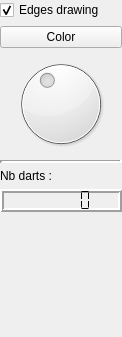
<?xml version="1.0" encoding="UTF-8"?>
<ui version="4.0">
 <class>DockWidget</class>
 <widget class="QDockWidget" name="DockWidget">
  <property name="geometry">
   <rect>
    <x>0</x>
    <y>0</y>
    <width>122</width>
    <height>337</height>
   </rect>
  </property>
  <property name="sizePolicy">
   <sizepolicy hsizetype="Expanding" vsizetype="Expanding">
    <horstretch>0</horstretch>
    <verstretch>0</verstretch>
   </sizepolicy>
  </property>
  <property name="cursor">
   <cursorShape>PointingHandCursor</cursorShape>
  </property>
  <property name="floating">
   <bool>false</bool>
  </property>
  <property name="features">
   <set>QDockWidget::DockWidgetFloatable|QDockWidget::DockWidgetMovable</set>
  </property>
  <property name="allowedAreas">
   <set>Qt::LeftDockWidgetArea|Qt::RightDockWidgetArea</set>
  </property>
  <property name="windowTitle">
   <string>Control</string>
  </property>
  <widget class="QWidget" name="dockWidgetContents">
   <property name="sizePolicy">
    <sizepolicy hsizetype="Expanding" vsizetype="Expanding">
     <horstretch>0</horstretch>
     <verstretch>0</verstretch>
    </sizepolicy>
   </property>
   <property name="minimumSize">
    <size>
     <width>122</width>
     <height>0</height>
    </size>
   </property>
   <widget class="QWidget" name="verticalLayoutWidget">
    <property name="geometry">
     <rect>
      <x>0</x>
      <y>0</y>
      <width>122</width>
      <height>311</height>
     </rect>
    </property>
    <layout class="QVBoxLayout" name="verticalLayout">
     <property name="sizeConstraint">
      <enum>QLayout::SetMaximumSize</enum>
     </property>
     <item>
      <widget class="QCheckBox" name="checkLines">
       <property name="text">
        <string>Edges drawing</string>
       </property>
       <property name="checked">
        <bool>true</bool>
       </property>
      </widget>
     </item>
     <item>
      <widget class="QPushButton" name="color_button">
       <property name="text">
        <string>Color</string>
       </property>
      </widget>
     </item>
     <item>
      <widget class="QDial" name="dial_line_width">
       <property name="cursor">
        <cursorShape>ClosedHandCursor</cursorShape>
       </property>
       <property name="maximum">
        <number>10</number>
       </property>
       <property name="pageStep">
        <number>2</number>
       </property>
       <property name="sliderPosition">
        <number>4</number>
       </property>
      </widget>
     </item>
     <item>
      <widget class="Line" name="line">
       <property name="lineWidth">
        <number>3</number>
       </property>
       <property name="orientation">
        <enum>Qt::Horizontal</enum>
       </property>
      </widget>
     </item>
     <item>
      <widget class="QLabel" name="label">
       <property name="text">
        <string>Nb darts :</string>
       </property>
      </widget>
     </item>
     <item>
      <widget class="QLCDNumber" name="number_of_darts">
       <property name="frameShape">
        <enum>QFrame::Box</enum>
       </property>
       <property name="lineWidth">
        <number>2</number>
       </property>
       <property name="numDigits">
        <number>6</number>
       </property>
       <property name="segmentStyle">
        <enum>QLCDNumber::Flat</enum>
       </property>
      </widget>
     </item>
     <item>
      <spacer name="verticalSpacer">
       <property name="orientation">
        <enum>Qt::Vertical</enum>
       </property>
       <property name="sizeHint" stdset="0">
        <size>
         <width>40</width>
         <height>40</height>
        </size>
       </property>
      </spacer>
     </item>
    </layout>
   </widget>
  </widget>
 </widget>
 <resources/>
 <connections/>
</ui>
